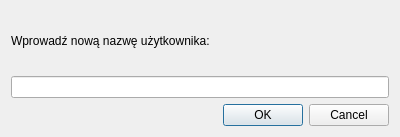
<?xml version="1.0" encoding="UTF-8"?>
<ui version="4.0">
 <class>NewNameDialog</class>
 <widget class="QDialog" name="NewNameDialog">
  <property name="geometry">
   <rect>
    <x>0</x>
    <y>0</y>
    <width>400</width>
    <height>137</height>
   </rect>
  </property>
  <property name="windowTitle">
   <string>Nowa nazwa użytkownika</string>
  </property>
  <layout class="QVBoxLayout" name="verticalLayout">
   <item>
    <widget class="QLabel" name="label">
     <property name="text">
      <string>Wprowadź nową nazwę użytkownika:</string>
     </property>
    </widget>
   </item>
   <item>
    <widget class="QLineEdit" name="newUsername"/>
   </item>
   <item>
    <widget class="QDialogButtonBox" name="confirmBox">
     <property name="orientation">
      <enum>Qt::Horizontal</enum>
     </property>
     <property name="standardButtons">
      <set>QDialogButtonBox::Cancel|QDialogButtonBox::Ok</set>
     </property>
    </widget>
   </item>
  </layout>
 </widget>
 <resources/>
 <connections>
  <connection>
   <sender>confirmBox</sender>
   <signal>accepted()</signal>
   <receiver>NewNameDialog</receiver>
   <slot>accept()</slot>
   <hints>
    <hint type="sourcelabel">
     <x>248</x>
     <y>254</y>
    </hint>
    <hint type="destinationlabel">
     <x>157</x>
     <y>274</y>
    </hint>
   </hints>
  </connection>
  <connection>
   <sender>confirmBox</sender>
   <signal>rejected()</signal>
   <receiver>NewNameDialog</receiver>
   <slot>reject()</slot>
   <hints>
    <hint type="sourcelabel">
     <x>316</x>
     <y>260</y>
    </hint>
    <hint type="destinationlabel">
     <x>286</x>
     <y>274</y>
    </hint>
   </hints>
  </connection>
 </connections>
</ui>
